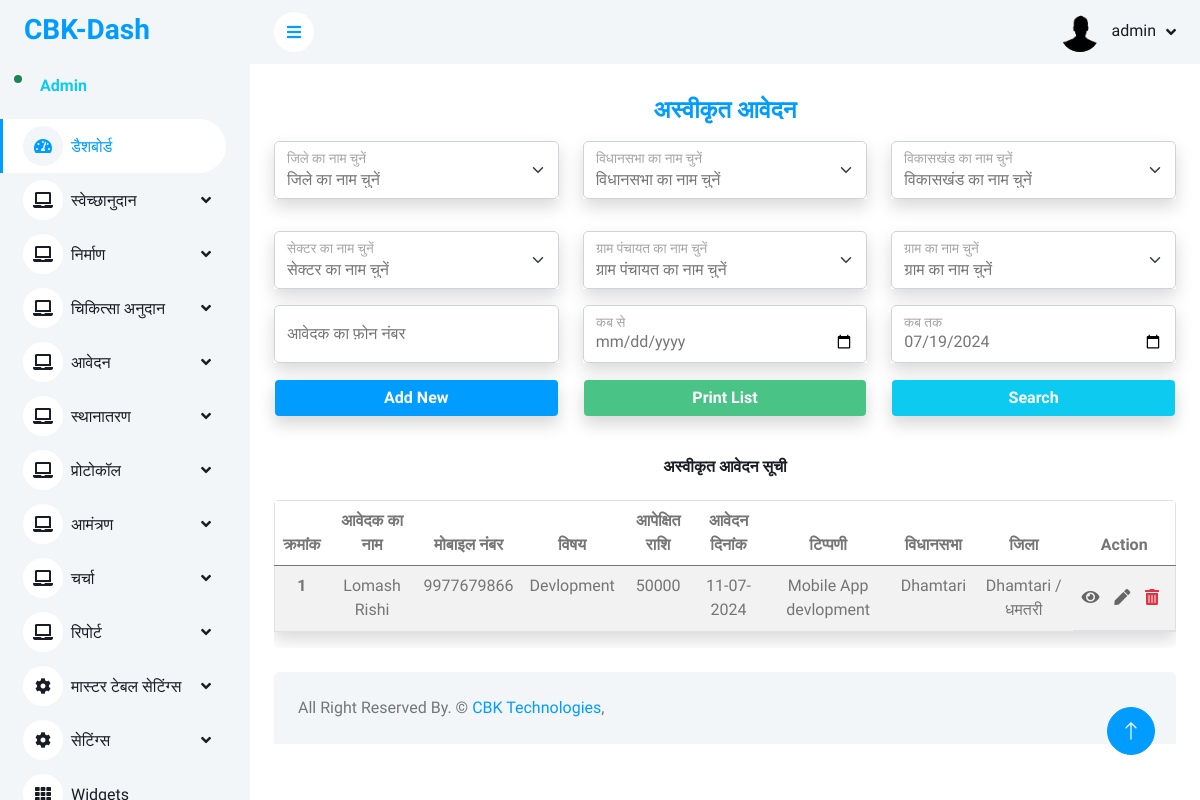
The page /chikitsa/asveekrt_aavedan.php (signed in) on the database its author committed.
### tables this page shows
CREATE TABLE `swekshanudan` (
  `id` int(11) NOT NULL,
  `name` varchar(100) NOT NULL,
  `phone_number` varchar(15) NOT NULL,
  `designation` varchar(100) NOT NULL,
  `district_id` int(11) NOT NULL,
  `vidhansabha_id` int(11) NOT NULL,
  `vikaskhand_id` int(11) NOT NULL,
  `sector_id` int(11) NOT NULL,
  `gram_panchayat_id` varchar(100) NOT NULL,
  `gram_id` varchar(100) NOT NULL,
  `subject` varchar(255) NOT NULL,
  `reference` varchar(100) NOT NULL,
  `expectations_amount` int(11) NOT NULL,
  `application_date` date NOT NULL,
  `file_upload` varchar(255) NOT NULL,
  `comment` text NOT NULL,
  `status` int(11) NOT NULL DEFAULT 0,
  `create_date` timestamp NOT NULL DEFAULT current_timestamp(),
  `update_date` timestamp NOT NULL DEFAULT current_timestamp() ON UPDATE current_timestamp()
);

CREATE TABLE `vidhansabha_master` (
  `vidhansabha_id` int(11) NOT NULL,
  `vidhansabha_name` varchar(200) NOT NULL,
  `district_id` int(11) NOT NULL
);

CREATE TABLE `district_master` (
  `district_id` int(11) NOT NULL,
  `district_name` varchar(200) NOT NULL
);

### chikitsa/asveekrt_aavedan.php (the view, shortened to what this page needs)
<?php include('../config/dbconnection.php') ?>
<?php
$tblname = "chikitsa";
$tblkey = "id";
$pagename = "अस्वीकृत आवेदन";
if ($_SERVER['REQUEST_METHOD'] == 'POST' && isset($_POST['search'])) {
    $district_id = isset($_POST['district_id']) ? $_POST['district_id'] : '';
    $vidhansabha_id = isset($_POST['vidhansabha_id']) ? $_POST['vidhansabha_id'] : '';
    $vikaskhand_id = isset($_POST['vikaskhand_id']) ? $_POST['vikaskhand_id'] : '';
    $sector_id = isset($_POST['sector_id']) ? $_POST['sector_id'] : '';
    $gram_panchayat_id = isset($_POST['gram_panchayat_id']) ? $_POST['gram_panchayat_id'] : '';
    $gram_id = isset($_POST['gram_id']) ? $_POST['gram_id'] : '';
    $phone_number = isset($_POST['phone_number']) ? $_POST['phone_number'] : '';
    $from_date = isset($_POST['from_date']) ? $_POST['from_date'] : '';
    $to_date = isset($_POST['to_date']) ? $_POST['to_date'] : '';
    $sql = "SELECT a.*, d.district_name, v.vidhansabha_name, vk.vikaskhand_name, s.sector_name, gp.gram_panchayat_name, g.gram_name
    FROM swekshanudan a
    LEFT JOIN district_master d ON a.district_id = d.district_id
    LEFT JOIN vidhansabha_master v ON a.vidhansabha_id = v.vidhansabha_id
    LEFT JOIN vikaskhand_master vk ON a.vikaskhand_id = vk.vikaskhand_id
    LEFT JOIN sector_master s ON a.sector_id = s.sector_id
    LEFT JOIN gram_panchayat_master gp ON a.gram_panchayat_id = gp.gram_panchayat_id
    LEFT JOIN gram_master g ON a.gram_id = g.gram_id
    WHERE a.status=4";
    if (!empty($district_id)) {
        $sql .= " AND a.district_id = '" . mysqli_real_escape_string($conn, $district_id) . "'";
    }
    if (!empty($vidhansabha_id)) {
        $sql .= " AND a.vidhansabha_id = '" . mysqli_real_escape_string($conn, $vidhansabha_id) . "'";
    }
    if (!empty($vikaskhand_id)) {
        $sql .= " AND a.vikaskhand_id = '" . mysqli_real_escape_string($conn, $vikaskhand_id) . "'";
    }
    if (!empty($sector_id)) {
        $sql .= " AND a.sector_id = '" . mysqli_real_escape_string($conn, $sector_id) . "'";
    }
    if (!empty($gram_panchayat_id)) {
        $sql .= " AND a.gram_panchayat_id = '" . mysqli_real_escape_string($conn, $gram_panchayat_id) . "'";
    }
    if (!empty($gram_id)) {
        $sql .= " AND a.gram_id = '" . mysqli_real_escape_string($conn, $gram_id) . "'";
    }
    if (!empty($phone_number)) {
        $sql .= " AND phone_number = '" . mysqli_real_escape_string($conn, $phone_number) . "'";
    }
    if (!empty($from_date) && !empty($to_date)) {
        $sql .= " AND application_date BETWEEN '" . mysqli_real_escape_string($conn, $from_date) . "' AND '" . mysqli_real_escape_string($conn, $to_date) . "'";
    }
    $sql .= " ORDER BY id DESC";
} else {
    $sql = "SELECT a.*, d.district_name, v.vidhansabha_name, vk.vikaskhand_name, s.sector_name, gp.gram_panchayat_name, g.gram_name
    FROM swekshanudan a
    LEFT JOIN district_master d ON a.district_id = d.district_id
    LEFT JOIN vidhansabha_master v ON a.vidhansabha_id = v.vidhansabha_id
    LEFT JOIN vikaskhand_master vk ON a.vikaskhand_id = vk.vikaskhand_id
    LEFT JOIN sector_master s ON a.sector_id = s.sector_id
    LEFT JOIN gram_panchayat_master gp ON a.gram_panchayat_id = gp.gram_panchayat_id
    LEFT JOIN gram_master g ON a.gram_id = g.gram_id
    WHERE a.status=4
    ORDER BY a.id DESC";
}
$fetch = mysqli_query($conn, $sql);
?>
<?php include('../includes/header.php') ?>
<?php include('../includes/sidebar.php') ?>
<?php include('../includes/navbar.php') ?>
<div class="container-fluid pt-4 px-4">
    <h4 class="text-center fw-bolder text-primary mb-3"><?= $pagename; ?></h4>
    <form action="" method="post">
        <div class="row">
        <div class="col-lg-4 text-center mb-3">
                <div class="form-group shadow">
                    <div class="form-floating mb-3">
            <select name="district_id" id="districtSelect" class="form-select form-control bg-white">
                    <option value="" selected>जिले का नाम चुनें</option>
                </select>
                <label for="districtSelect">जिले का नाम चुनें </label>
                </div>
                </div>
            </div>
            <div class="col-lg-4">
                <div class="form-group shadow">
                    <div class="form-floating mb-3">
                    <select name="vidhansabha_id" id="vidhansabhaSelect" class="form-select form-control bg-white ">
                    <option value="" selected>विधानसभा का नाम चुनें</option>
                </select>
                        <label for="vidhansabha">विधानसभा का नाम चुनें </label>
                    </div>
                </div>
            </div>
            <div class="col-lg-4">
                <div class="form-group shadow">
                    <div class="form-floating mb-3">
                    <select name="vikaskhand_id" id="vikaskhandSelect" class="form-select form-control bg-white" >
                    <option value="" selected disabled>विकासखंड का नाम चुनें</option>
                </select>
                        <label for="vikaskhand">विकासखंड का नाम चुनें </label>
                    </div>
                </div>
            </div>
            <div class="col-lg-4">
                <div class="form-group shadow">
                    <div class="form-floating mb-3">
                    <select name="sector_id" id="sectorSelect" class="form-select form-control bg-white">
                    <option value="" selected>सेक्टर का नाम चुनें</option>
                </select>
                        <label for="sector">सेक्टर का नाम चुनें  </label>
                    </div>
                </div>
            </div>
            <div class="col-lg-4">
                <div class="form-group shadow">
                    <div class="form-floating mb-3">
                    <select name="gram_panchayat_id" id="gramPanchayatSelect" class="form-select form-control bg-white">
                    <option value="" selected>ग्राम पंचायत का नाम चुनें</option>
                </select>
                        <label for="gram_panchayt">ग्राम पंचायत का नाम चुनें  </label>
                    </div>
                </div>
            </div>
            <div class="col-lg-4">
                <div class="form-group shadow">
                    <div class="form-floating mb-3">
                        <select class="form-select" id="gramSelect" name="gram_id">
                        <option value="" selected>ग्राम का नाम चुनें</option>
                        </select>
                        <label for="gram">ग्राम का नाम चुनें </label>
                    </div>
                </div>
            </div>
            <div class="col-lg-4">
                <div class="form-group shadow">
                    <div class="form-floating mb-3">
                        <input type="text" name="phone_number" class="form-control" id="phone_number" placeholder="आवेदक का फ़ोन नंबर"  onkeypress='return event.charCode >= 48 && event.charCode <= 57'>
                        <label for="mobile">आवेदक का फ़ोन नंबर </label>
                    </div>
                </div>
            </div>
            <div class="col-lg-4">
                <div class="form-group shadow">
                    <div class="form-floating mb-3">
                        <input type="date" name="from_date"  class="form-control" id="from_date" placeholder="कब से " >
                        <label for="from_date">कब से</label>
                    </div>
                </div>
            </div>
            <div class="col-lg-4">
                <div class="form-group shadow">
                    <div class="form-floating mb-3">
                    <?php
                        $currentDate = date('Y-m-d');
                        ?>
                        <input type="date" name="to_date" value="<?= $currentDate ?>" class="form-control" id="to_date" placeholder="कब तक ">
                        <label for="to_date">कब तक</label>
                    </div>
                </div>
            </div>
            <div class="col-lg-4 text-center mb-3">
                <a name="Add_New" onclick="location.href='swechanudan.php';" class="form-control text-center text-white btn text-center shadow bg-primary" style="background-color:#4ac387;"><b>Add New</b></a>
            </div>
            <div class="col-lg-4 text-center mb-3">
                <div name="PrintList" onclick="" class="form-control text-center text-white btn text-center shadow" style="background-color:#4ac387;"><b>Print List</b></div>
            </div>
            <div class="col-lg-4 text-center mb-3">
                <button name="search" class="form-control text-center text-white btn text-center shadow bg-info" type="submit"><b>Search</b></button>
            </div>
        </div>
    </form>
</div>
<div class="container-fluid px-4">
    <div class="row">
        <div class="col-sm-12 col-lg-12">
        <h6 class="mb-4 text-center mt-2 pt-3 "><?= $pagename; ?> सूची</h6>
            <div class=" rounded" style="overflow-y: scroll;">
                <table class="table table-striped border shadow">
                    <thead class=" head">
                        <tr class="text-center">
                            <th scope="col">क्रमांक</th>
                            <th scope="col">आवेदक का नाम</th>
                            <th scope="col">मोबाइल नंबर</th>
                            <th scope="col">विषय</th>
                            <th scope="col">आपेक्षित राशि</th>
                            <th scope="col">आवेदन दिनांक</th>
                            <th scope="col">टिप्पणी</th>
                            <th scope="col">विधानसभा</th>
                            <th scope="col">जिला</th>
                            <th scope="col">Action</th>
                        </tr>
                    </thead>
                    <tbody>
        <?php
        $i = 1;
        while ($row = mysqli_fetch_array($fetch)) {
        ?>
            <tr class=" text-center">
                <th scope="row"><?= $i++ ?></th>
                <td><?= $row['name'] ?></td>
                <td><?= $row['phone_number'] ?></td>
                <td><?= $row['subject'] ?></td>
                <td><?= $row['expectations_amount'] ?></td>
                <td><?= date("d-m-Y", strtotime($row['application_date'])) ?></td>
                <td><?= $row['comment'] ?></td>
                <td><?= $row['vidhansabha_name'] ?></td>
                <td><?= $row['district_name'] ?></td>
                <td class="action">
                    <a href="#"  onclick="view(<?= $row['id'] ?>)"><i class="fas fa-eye me-2 " title="View"></i></a>
                    <a href="#" onclick="edit(<?= $row['id'] ?>)"><i class="fas fa-pen me-2 " title="Edit"></i></a>
                    <a class="text-danger " href="" onclick="confirmDelete(<?=$row['id']; ?>, '<?php echo $tblname; ?>', '<?=$tblkey?>')"><i class="fas fa-trash-alt me-2 " title="Delete"></i></a>
                </td>
            </tr>
        <?php } ?>
    </tbody>
                </table>
            </div>
        </div>
    </div>
</div>
<?php include('../includes/footer.php'); ?>

### css/style.css (style rules this page uses)
:root { --primary: #009CFF; --light: #F3F6F9; --dark: #191C24; }
.btn { transition: .5s; }
.action { display:flex; justify-content: center; align-items: center; }
.action a { text-decoration: none; color: #666; transition: color 0.2s ease; }

### rows shown on the page
swekshanudan: name "Lomash Rishi", phone_number "9977679866", subject "Devlopment", expectations_amount "50000", application_date "11-07-2024", comment "Mobile App devlopment", vidhansabha.vidhansabha_name "Dhamtari", district.district_name "Dhamtari / धमतरी"

### other values the page prints
$username "admin"
$pagename "अस्वीकृत आवेदन"
